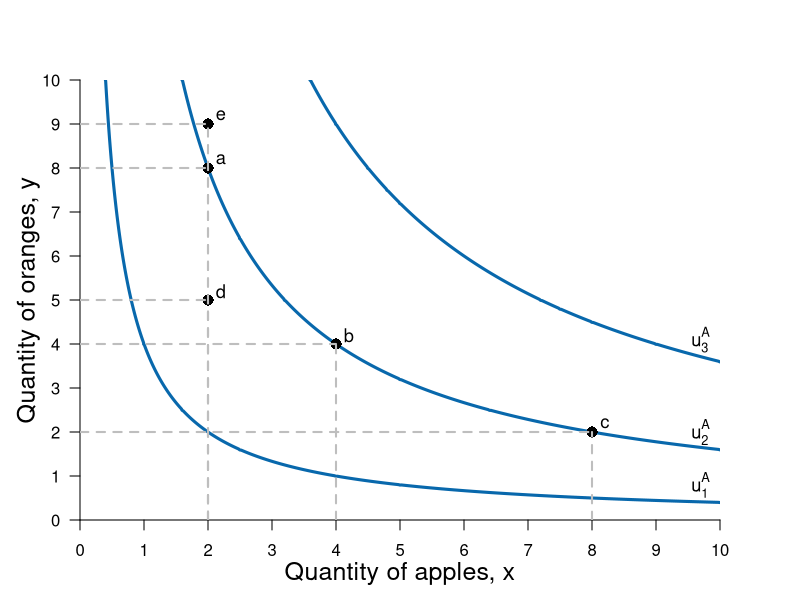

Write the R code that produced this figure.
#Graph Designer: Simon Halliday
#Authors: Bowles, Foley and Halliday
#Title: Coordination, Conflict and Competition: A Text in Microeconomics

library(shape)
pdf(file = "constrained_optimization/indiff_map.pdf", width = 8, height = 6)

#Set parameters for graphics
axislabelsize <- 1.5
labelsize <- 1.1
graphlinewidth <- 3
segmentlinewidth <- 2

COL <- c("#7fc97f", "#beaed4", "#fdc086", "#ffff99", "#386cb0", "#f0027f", "#bf5b17", "#666666")
COLA <- c("#e0f3db", "#99d8c9","#66c2a4","#41ae76", "#238b45", "#005824")
COLB <- c("#4eb3d3", "#2b8cbe", "#0868ac","#084081")

#This is a change

#Edited the margins to cater for the larger LHS labels
par(mar =  c(4, 4, 4, 4))

#Change this to make it log of l 

# ppf <- function(l, k = 0.5) {
#   k * (1/l)
# }

ppf <- function(x, k = 0.1, maxy = 8, alpha = 2) {
  maxy - k*x^alpha 
}

uFn <- function(x, y, alpha = 0.5){
  (x^alpha)*(y^(1-alpha))
}

xlims <- c(0, 10)
ylims <- c(0, 10)

npts <- 501 
x <- seq(xlims[1], xlims[2], length.out = npts)
y <- seq(ylims[1], ylims[2], length.out = npts) 
a <- c(2, 4, 6)

plot(0, 0, xlim = xlims, ylim = ylims, type = "n",
     xlab = expression(paste("")),
     ylab = expression(paste("")), 
     xaxt = "n", 
     yaxt = "n", 
     cex.lab = axislabelsize, 
     bty = "n", 
     xaxs="i", 
     yaxs="i"
)


ticksy <- seq(from = 0, to = ylims[2], by = 1)
ylabels <- seq(from = 0, to = ylims[2], by = 1)
ticksx <- seq(from = 0, to = xlims[2], by = 1)
xlabels <- seq(from = 0, to = xlims[2], by = 1)
# ticksy <- c(ylims[1], 5, 8, ylims[2])
# ylabels <- c(NA, expression(paste(y,"*")), expression(paste(bar(y))), NA)
# ticksx <- c(xlims[1], 5, 8.944272, xlims[2])
# xlabels <- c(NA, expression(paste(x,"*")), expression(paste(bar(x))), NA)

axis(1, at = ticksx, pos = 0, labels = xlabels)
axis(2, at = ticksy, pos = 0, labels = ylabels, las = 1)

npts <- 500 
xx1 <- seq(xlims[1], xlims[2], length.out = npts)
xx2 <- seq(0, xlims[2], length.out = npts)
xx3 <- seq(xlims[1], 0, length.out = npts)

#Draw the polygon for shading the feasible set
#xpoly1 <- seq(from = xlims[1], to = xlims[2], length.out = 500)
#ypoly1 <- ppf(xpoly1, k = 0.1, maxy = 8, alpha = 2)
#polygon(x = c(xpoly1, rev(xpoly1[1])), y = c(ypoly1, rev(ypoly1)[1]), col=COLA[1], density=NULL, border = NA)

#Draw the graphs
#lines(xx1, ppf(xx1, k = 0.1, maxy = 8, alpha = 2), col = COLA[5], lwd = graphlinewidth)
#lines(xx2, fishProd(xx2, k = 2), col = COLB[3], lwd = graphlinewidth)
#lines(xx3, feasibleLabor(xx3, time = 10), col = COL[3], lwd = graphlinewidth)
#lines(xx4, manufactureProd(xx4, k = 0.1, alpha = 2), col = COLB[4], lwd = graphlinewidth)

#Label the feasible frontier
# text(3.2, 1, expression("Feasible Frontier"), cex = labelsize)
# text(3.2, 0.5, expression("(production possibilities frontier)"), cex = labelsize)
# Arrows(4.35, 0.95, 8.1, 0.95, col = "black", lty = 1, lwd = 2, arr.type = "triangle", arr.lwd = 0.5)

contour(x, y, 
        outer(x, y, uFn),
        drawlabels = FALSE,
        col = COLB[3],
        lwd = graphlinewidth,
        levels = a, 
        xaxs="i", 
        yaxs="i", 
        add = TRUE)

#Axis labels
mtext(expression(paste("Quantity of apples, ", x)), side = 1, line = 2.5, cex = axislabelsize)
text(-0.8, 5, expression(paste("Quantity of oranges, ", y)), xpd = TRUE, cex = axislabelsize, srt = 90) 

#Annotate points (4,4),(2,8),(8,2) on feasibility frontier
text(4.2, 4.2, expression(paste(b)), cex = labelsize)
points(4, 4, pch = 16, col = "black", cex = 1.5)

text(2.2, 8.2, expression(paste(a)), cex = labelsize)
points(2, 8, pch = 16, col = "black", cex = 1.5)

text(8.2, 2.2, expression(paste(c)), cex = labelsize)
points(8, 2, pch = 16, col = "black", cex = 1.5)

segments(0, 4, 4, 4, lty = 2, col = "gray", lwd = segmentlinewidth)
segments(4, 0, 4, 4, lty = 2, col = "gray", lwd = segmentlinewidth)

segments(0, 8, 2, 8, lty = 2, col = "gray", lwd = segmentlinewidth)
segments(2, 0, 2, 8, lty = 2, col = "gray", lwd = segmentlinewidth)

segments(0, 2, 8, 2, lty = 2, col = "gray", lwd = segmentlinewidth)
segments(8, 0, 8, 2, lty = 2, col = "gray", lwd = segmentlinewidth)

#Annotate points between the indifference curves along x = 2
text(2.2, 5.2, expression(paste(d)), cex = labelsize)
points(2, 5, pch = 16, col = "black", cex = 1.5)

text(2.2, 9.2, expression(paste(e)), cex = labelsize)
points(2, 9, pch = 16, col = "black", cex = 1.5)


segments(0, 5, 2, 5, lty = 2, col = "gray", lwd = segmentlinewidth)
segments(2, 0, 2, 5, lty = 2, col = "gray", lwd = segmentlinewidth)

segments(0, 9, 2, 9, lty = 2, col = "gray", lwd = segmentlinewidth)
segments(2, 0, 2, 9, lty = 2, col = "gray", lwd = segmentlinewidth)


#Add mrs = mrt at i
# text(5.25, 7.25, expression(paste(mrs(x,y) == mrt(x,y))), cex = labelsize)
# Arrows(5.25, 7, 5.25, 5.75, col = "black", lty = 1, lwd = 2, arr.type = "triangle", arr.lwd = 0.5)

#Label the indifference curves
text(9.7, .8, expression(u[1]^A), cex = labelsize)
text(9.7, 2, expression(u[2]^A), cex = labelsize)
text(9.7, 4.1, expression(u[3]^A), cex = labelsize)

dev.off()
